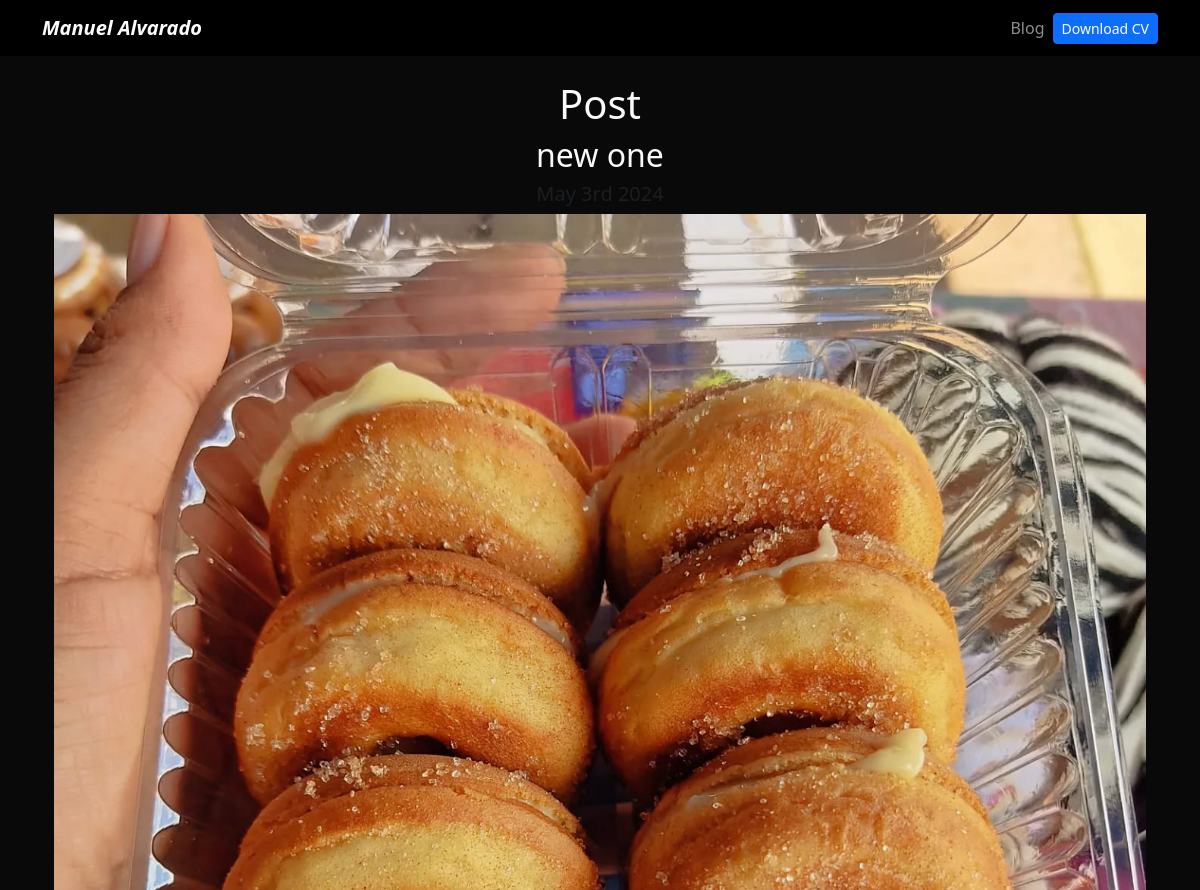
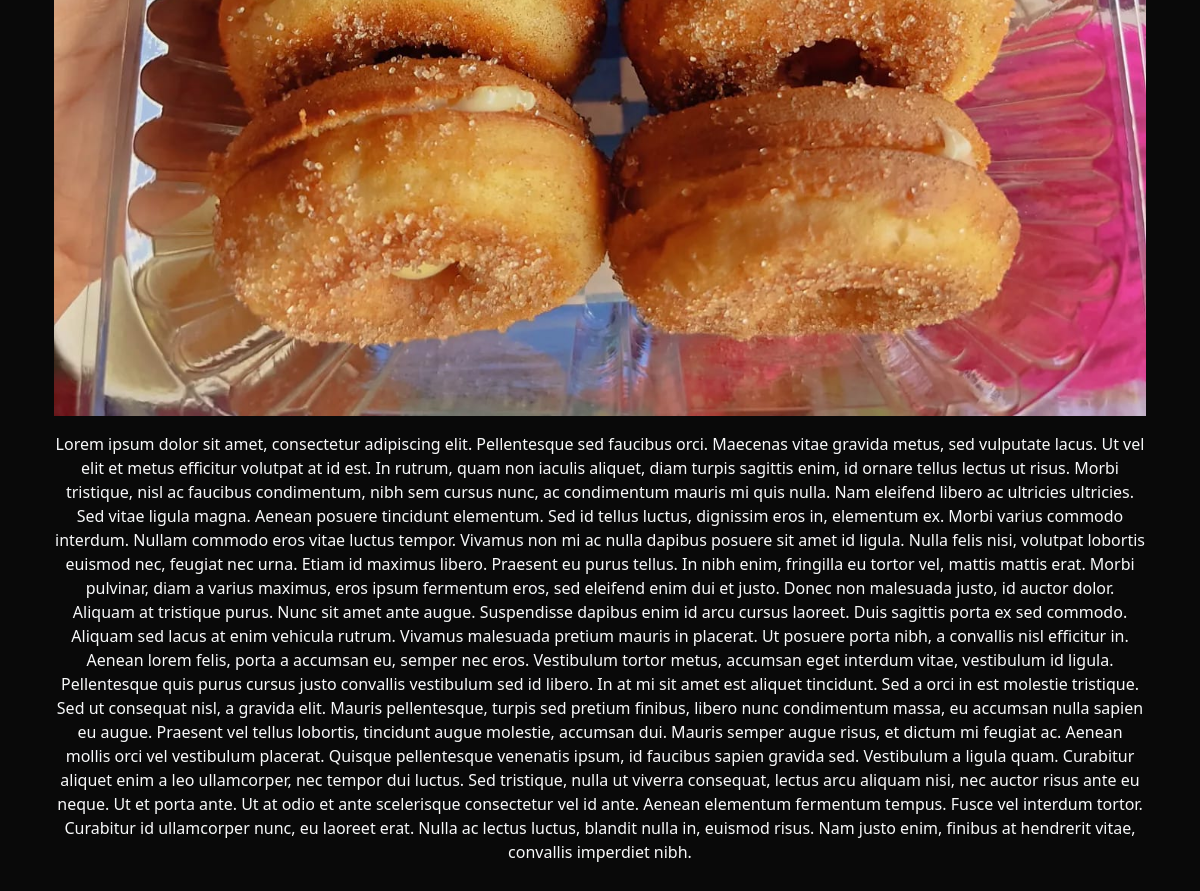
The app's page /blog/2/ with its own data (2 pictures, top to bottom).
### blog/models.py (models this page shows)
class post(models.Model):
    title = models.CharField(max_length=100)
    description = models.TextField()
    date = models.DateField(datetime.date.today())
    image = models.ImageField(upload_to='blog/images/')

### blog/views.py (the view)
# urls.py: path('<int:post_id>/', post_detail, name='post_detail')
def post_detail(request, post_id):
    post_object = get_object_or_404(post, pk=post_id)
    return render(request, 'post_detail.html', {'post': post_object})

### blog/templates/post_detail.html
{% extends 'layout.html' %} {% block content%}
<div class="text-center">
    <h1>Post</h1>
<h2>{{ post.title }}</h2>
<h3 class="my-2 h5 text-muted">{{ post.date|date:'F jS Y' }}</h3>
<img class="img-fluid" src="{{ post.image.url }}" alt="{{ post.title }}" />
<div class="my-3">
<p>{{ post.description|safe }}</p>
</div>
</div>
{% endblock %}

### portfolio/static/main.css (style rules this page uses)
body { background: #090909; }

### records on screen
post: title "new one", date "May 3rd 2024", image (picture), description "Lorem ipsum dolor sit amet, consectetur adipiscing elit. Pellentesque sed faucibus orci. Maecenas vitae gravida metus, sed vulputate lacus. Ut vel elit et metus efficitur volutpat at id est. In rutrum, quam non iaculis aliquet, diam turpis sagittis enim, id ornare tellus lectus ut risus. Morbi tristique, nisl ac faucibus condimentum, nibh sem cursus nunc, ac condimentum mauris mi quis nulla. Nam eleifend libero ac ultricies ultricies. Sed vitae ligula magna. Aenean posuere tincidunt elementum. Sed id tellus luctus, dignissim eros in, elementum ex. Morbi varius commodo interdum. Nullam commodo eros vitae luctus tempor. Vivamus non mi ac nulla dapibus posuere sit amet id ligula. Nulla felis…"
